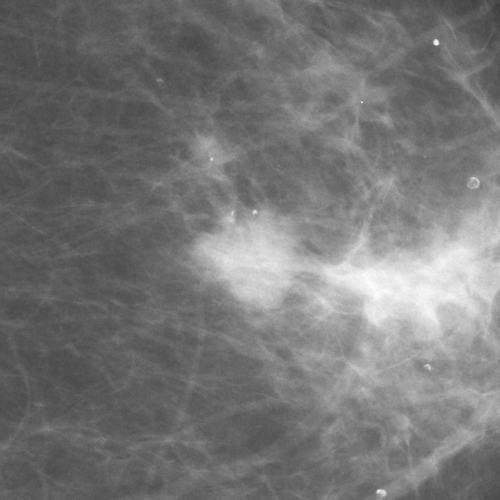
%> input picture L6_code/0016p1_2_1.pgm, 1000 x 1000 px (shown at 1/2 size); its folder holds only this picture in this run
$ octave run_segmentation.m   (GNU Octave 9; MATLAB toolbox functions it lacks are replaced by stand-ins)
%> lines starting %> are read from the running program, lines starting %| are printed output that depends on the picture
### L6_code/mass_segment.m
function [mass_mask, im_resized]=mass_segment(fileID, varargin)
%> called with fileID = 'L6_code/0016p1_2_1.pgm'
% This funtion segment a mass in a mammogram by exploting
% the variance of pixel intensities across the mass border.
% Arguments: fileID is the image file containing the mass
% Optional arguments are
%    [smooth_factor,scale_factor,size_nhood_variance, NL]
% default values are provided as
% smooth_factor= 8;       % used in sec 3
% scale_factor= 8;        % used in sec 4
% size_nhood_variance=5;  % used in sec 6.3
% NL=32;                  % used in sec 6.3
%
% This analysis pipeline is a simplified version of the scripts used for the work:
% P Delogu, ME Fantacci, P Kasae, A Retico,
% Computers in Biology and Medicine 37 (2007) 1479 – 1491]
%
%
% The main steps are highlighted in different scrip sessions
%
% Additional info:
% The mapping toolbox is required (interpm is used in the function
% max_var_points_interp.m)
%

numvarargs = length(varargin);
if numvarargs > 4
    error('myfuns:mass_segment:TooManyInputs', ...
        'requires at most 4 optional inputs');
end

% set defaults for optional inputs (See Sec 2 below)
optargs = {8 8 5 32};
optargs(1:numvarargs) = varargin;
% place optional args in memorable variable names
[smooth_factor,scale_factor,size_nhood_variance, NL] = optargs{:};

%% 1.1 Reading the input file and

%fileID='0016p1_2_1.pgm';
%fileID='0025p1_4_1.pgm';  % try with another mass
%figure; imshow(fileID)

image = imread(fileID);
%> image is the input picture: size 1000x1000 uint8; min 57, max 255, mean 118.3

%% 1.2 defining the names of the output file

[filepath,name,ext] = fileparts(fileID);
fileOUTpath=fullfile(filepath,'Im_segmented/');

if ~exist(fileOUTpath, 'dir')
    mkdir(fileOUTpath);
end

fileIDout=strcat(fileOUTpath,name,'_resized',ext);
fileIDout_mask=strcat(fileOUTpath,name,'_mass_mask',ext);

%% 2. Place here the free analysis parameters (to be optimized possibly on the entire dataset)

% [4 lines of commented-out code are left out]

%% 3. Image Smoothing
% smoothing factor is defined in the first section of the script

mask=ones(smooth_factor,smooth_factor)/smooth_factor^2;
im_conv=conv2(mask,image); %  we work with doubles from here
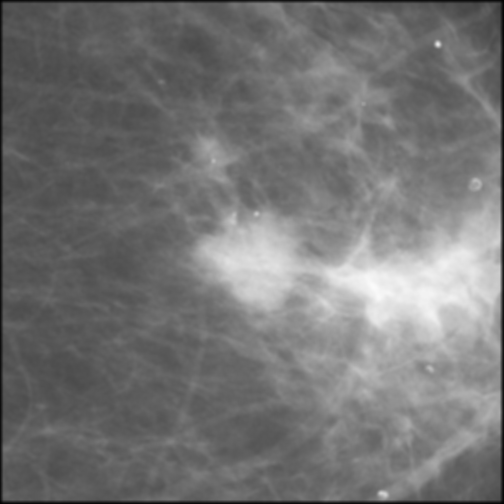
%> im_conv: size 1007x1007 double (shown at 1/2 size); min 1.11, max 251.3, mean 116.7
%figure,imagesc(im_conv),colormap(gray),title('smoothed')

%% 4. Image Resizing
% resizing factor is defined in the first section of the script

im_resized=imresize(im_conv,1/scale_factor);
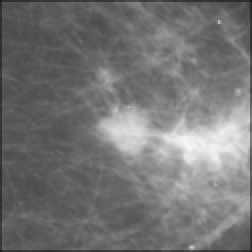
%> im_resized: size 126x126 double (shown 2 times larger); min 25.5, max 250.2, mean 116.8
% By default, imresize uses bicubic interpolation.
%figure,imagesc(im_resized),colormap(gray),title('resized')

%% 5. Intensity normalization
% the image intensity is normalized to image maximum

im_norm = im_resized/max(im_resized(:));
%figure,imagesc(im_norm),colormap(gray),title('normalized image ')

%% 6 SEGMENTATION of mass lesion
% 6.1 An expert selects a rectangle enclosing the lesion
% Waiting that user choose the ROI by mouse
figure,imagesc(im_norm),colormap(gray)
title('Please select a rectangle containing the mass with the mouse ')
k = waitforbuttonpress;
%  waitforbuttonpress blocks statements from executing until the user has
% clicked a mouse button or pressed a key in the current figure.

if k==0
    point1 = get(gca,'CurrentPoint');    % button down detected
    rbbox;  % Create rubberband box for area selection starting at 'CurrentPoint'
    point2 = get(gca,'CurrentPoint');    % button up detected
else
    if k==1
%> the run ends on the next line
        error('Please use mouse not keyboard')
    else
        error('Please choose a rectangle with mouse,  containing mass')
    end

end

%% 6.2 defing the ROI enclosing the rectangle and the center point where to start the segmentation

i1 = round(point1(1,2));
j1 = round(point1(1,1));

i2 = round(point2(1,2));
j2 = round(point2(1,1));

ROI=zeros(size(im_norm));
ROI(i1:i2,j1:j2)=im_norm(i1:i2,j1:j2);

maximum=max(max(ROI));
[i_max, j_max]=find(ROI==max(ROI(:)));

% if the point with maximum intensity is too far away from the ROI center, we
% chose the center of the rectangle as starting point
if((abs(i_max-(i2-i1)/2)>4/5*(i1+(i2-i1)/2))||(abs(j_max-(j2-j1)/2)>4/5*(j1+(j2-j1)/2)))
    icenter=i1+ceil((i2-i1)/2);
    jcenter=j1+ceil((j2-j1)/2);
else
    icenter=i_max;
    jcenter=j_max;
end

% we display a rectangle around the ROI
in_norm_ROIview=im_norm;
in_norm_ROIview(i1-1:i2+1,j1-1)=maximum;
in_norm_ROIview(i1-1:i2+1,j2+1)=maximum;
in_norm_ROIview(i1-1,j1-1:j2+1)=maximum;
in_norm_ROIview(i2+1,j1-1:j2+1)=maximum;

in_norm_ROIview(icenter,jcenter)=0;
figure,imagesc(in_norm_ROIview),colormap(gray),title('ROI box and center point ')

%% 6.3 Throwing radial lines starting from center for estimating mass

disp('Estimating mass...');

% The lenght of the radial lines is defined in relation to the ROI size
R=ceil(sqrt((i2-i1)^2+(j2-j1)^2)/2);

center=[icenter jcenter];
nhood=ones(size_nhood_variance);

% The number of radiallines (NL) is defined at the beginning of the script
Ray_masks=draw_radial_lines(ROI,center,R,NL);

%% 6.4 Find max variance points on radial lines and segment mass

disp('     Estimating rough mass... ');

roughborder=max_var_points_interp(im_norm,ROI,Ray_masks,NL,nhood);
segmented_mass=imfill(roughborder);

figure,imagesc(segmented_mass),colormap(gray),title('rough mass')
figure,imagesc(roughborder),colormap(gray),title('rough border')

disp('     Estimating rough mass... done!');


%% 6.5 Refining segmentation results
% the same segmentation procedure is repeated for each pixel of the rough
% border to find mass branches

disp('     Refining segmentation... ');

[c1, c2]=find(roughborder);
center=[c1 c2];

% The lenght of the radial lines in the segmentation refinement is reduced
% (and it is defined as a fraction of the R free parameter)

R_red=round(R/5);

MassMasks=[];
for ib=1:size(center,1)
    Ray_masks=draw_radial_lines(ROI,[center(ib,1) center(ib,2)],R_red,NL);
    roughborder1=max_var_points_interp(im_norm,ROI,Ray_masks,NL,nhood);
    segmented_mass1=imfill(roughborder1);
    MassMasks=cat(3,MassMasks,segmented_mass1);
end

% The additionally segmented masks are summed together and added to the
% segmented_mass. Then, the resulting image is binarized
MM=segmented_mass+sum(MassMasks,3);
mass_mask=imbinarize(MM);
figure,imagesc(mass_mask),colormap(gray),title('sum mass')
disp('     Refining segmentation... done!');

%% 6.6 Cleaning disconnected parts
disp('     Cleaning disconnected regions...');
[label,num] = bwlabel(mass_mask,8);
L=label(icenter,jcenter);
mass_mask(label~=L)=0;
disp('     Cleaning disconnected regions... done!');


%% 7 Displaying the result

mass_only=mass_mask.*im_norm;
figure,
subplot(1,2,1)
imagesc(mass_only),colormap(gray),title('segmented mass '), axis square
rest=im_norm-mass_only;
subplot(1,2,2)
imagesc(rest),colormap(gray),title('rest '), axis square


%% 8 Write the output files

disp('Writing the output files');

imwrite(mass_mask, fileIDout_mask);
imwrite(uint8(im_resized), fileIDout);

disp('... done!');

### L6_code/run_segmentation.m
%% Script to run the mass_segment function on all pgm files of a directory
% starting from the dirname/image.pgm the mass_segment function will generate
% the output in the dirname/Im_segmented:
% - caseID_resized.pgm
% - caseID_mass_mask.pgm
% we can use these files later to extract the features.

clear
close all

%% 1. Reading images to segment

%DB_path='/Users/retico/Desktop/Demo_code/DATASETS/IMAGES/Mammography_masses/small_sample/'
DB_path=pwd;
files=dir(fullfile(DB_path,'*.pgm'));


%% 2. Run segmentation

i_case=1;
while i_case <= size(files,1)
    close all
    [Im_segmented, Im_orig_reduced_size]=mass_segment(fullfile(DB_path,files(i_case).name));

$ run again, on L6_code/0025p1_4_1.pgm
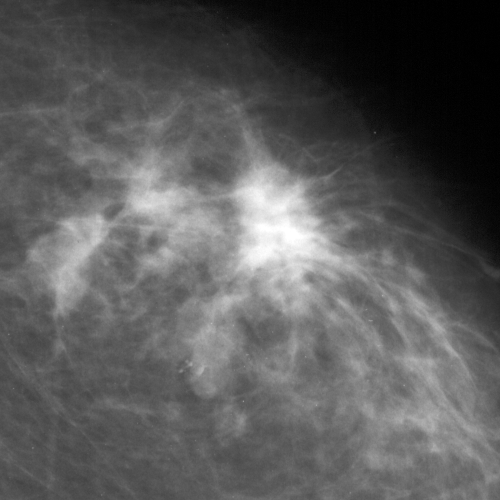
%> input picture L6_code/0025p1_4_1.pgm, 1000 x 1000 px (shown at 1/2 size)
%> in mass_segment, image is the input picture: size 1000x1000 uint8; min 0, max 255, mean 90.1
%> in mass_segment, `im_resized=imresize(im_conv,1/scale_factor);`:
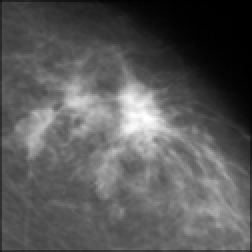
%> im_resized: size 126x126 double (shown 2 times larger); min 0.178, max 255.3, mean 89; drawn with min black and max white

$ run again, on L6_code/0036p1_1_1.pgm
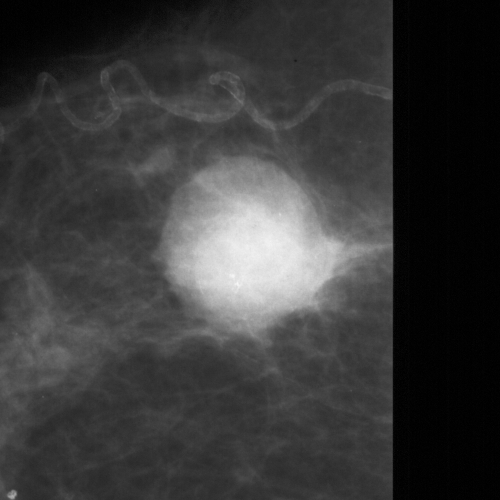
%> input picture L6_code/0036p1_1_1.pgm, 1000 x 1000 px (shown at 1/2 size)
%> in mass_segment, image is the input picture: size 1000x1000 uint8; min 0, max 251, mean 57.5
%> in mass_segment, `im_resized=imresize(im_conv,1/scale_factor);`:
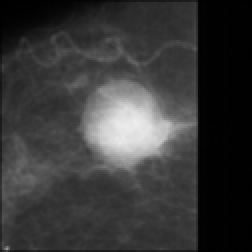
%> im_resized: size 126x126 double (shown 2 times larger); min 0.557, max 238.2, mean 56.7
